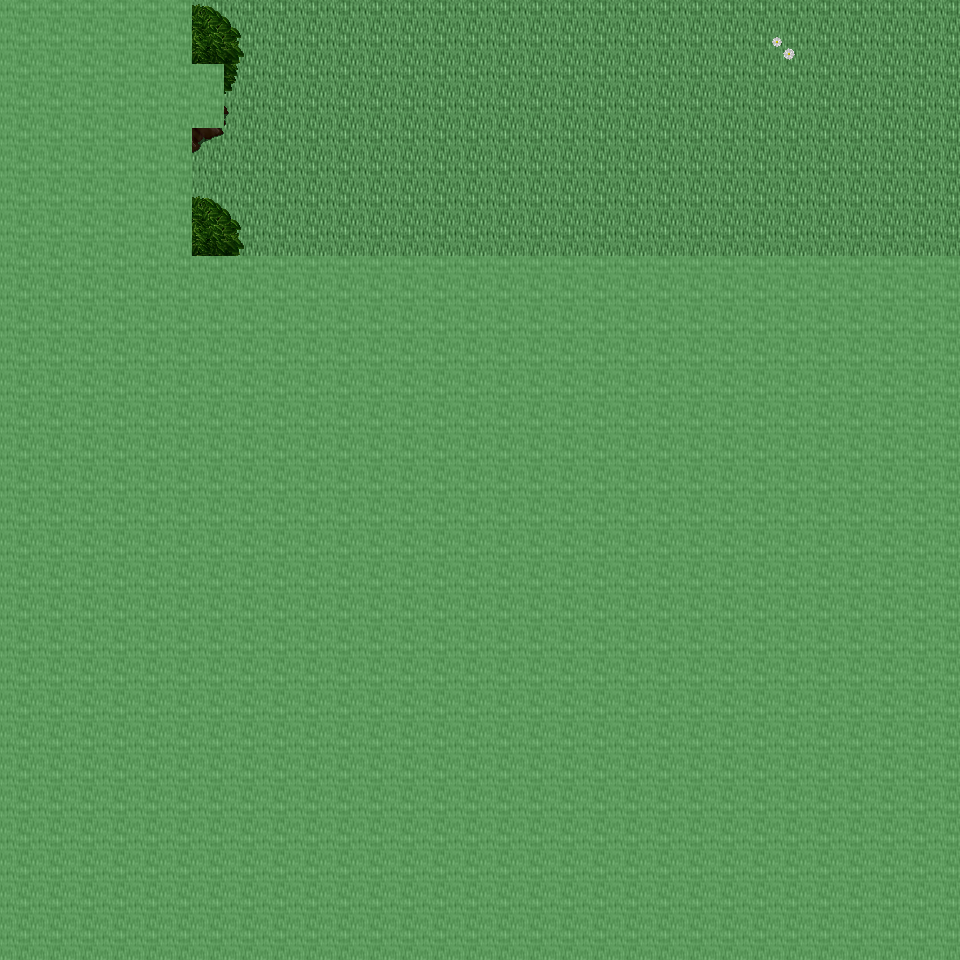

A level layout from a 2D game, rendered from its tile map. Below: a short description, then the map file with tile-grid data replaced by summaries:
An orthogonal 30x30 tile map with 32x32 px tiles, 6 tile layers (Ground, Object, Object2, Above, ...), 11 tilesets and 2 objects (2x mapchange).

<map version="1.0" orientation="orthogonal" renderorder="right-down" width="30" height="30" tilewidth="32" tileheight="32" nextobjectid="3">
  <tileset firstgid="1" name="tileset_ground_ground" tilewidth="32" tileheight="32" tilecount="33" columns="3">
    <image source="../drawable/tileset_ground_ground.png" width="96" height="352" />
  </tileset>
  <tileset firstgid="34" name="tileset_plant_flower_daisy_white" tilewidth="32" tileheight="32" tilecount="8" columns="2">
    <image source="../drawable/tileset_plant_flower_daisy_white.png" width="64" height="128" />
  </tileset>
  <tileset firstgid="42" name="tileset_plant_grasses" tilewidth="32" tileheight="32" tilecount="6" columns="3">
    <image source="../drawable/tileset_plant_grasses.png" width="96" height="64" />
  </tileset>
  <tileset firstgid="48" name="tileset_plant_flower_daisy_yellow" tilewidth="32" tileheight="32" tilecount="8" columns="2">
    <image source="../drawable/tileset_plant_flower_daisy_yellow.png" width="64" height="128" />
  </tileset>
  <tileset firstgid="56" name="tileset_plant_flower_daisy_blue" tilewidth="32" tileheight="32" tilecount="8" columns="2">
    <image source="../drawable/tileset_plant_flower_daisy_blue.png" width="64" height="128" />
  </tileset>
  <tileset firstgid="64" name="tileset_plant_flower_daisy_red" tilewidth="32" tileheight="32" tilecount="8" columns="2">
    <image source="../drawable/tileset_plant_flower_daisy_red.png" width="64" height="128" />
  </tileset>
  <tileset firstgid="72" name="tileset_plant_tree_tree_darkgreen" tilewidth="32" tileheight="32" tilecount="88" columns="8">
    <image source="../drawable/tileset_plant_tree_tree_darkgreen.png" width="256" height="352" />
  </tileset>
  <tileset firstgid="160" name="tileset_logic_collision" tilewidth="32" tileheight="32" tilecount="1" columns="1">
    <image source="../drawable/tileset_logic_collision.png" width="32" height="32" />
  </tileset>
  <tileset firstgid="161" name="tileset_ground_green_paving" tilewidth="32" tileheight="32" tilecount="18" columns="3">
    <image source="../drawable/tileset_ground_green_paving.png" width="96" height="192" />
  </tileset>
  <tileset firstgid="179" name="tileset_ground_water_swamp_water" tilewidth="32" tileheight="32" tilecount="33" columns="3">
    <image source="../drawable/tileset_ground_water_swamp_water.png" width="96" height="352" />
  </tileset>
  <tileset firstgid="212" name="tileset_plant_grasses_swamp" tilewidth="32" tileheight="32" tilecount="42" columns="6">
    <image source="../drawable/tileset_plant_grasses_swamp.png" width="192" height="224" />
  </tileset>
  <layer name="Ground" width="30" height="30">
    <data>[900 cells, 240 non-empty, 1 distinct tile ids]</data>
  </layer>
  <layer name="Object" width="30" height="30">
    <data>[900 cells, 1 non-empty, 1 distinct tile ids]</data>
  </layer>
  <layer name="Object2" width="30" height="30">
    <data>[900 cells, 13 non-empty, 11 distinct tile ids]</data>
  </layer>
  <layer name="Above" width="30" height="30">
    <data>[900 cells, 58 non-empty, 31 distinct tile ids]</data>
  </layer>
  <layer name="Above2" width="30" height="30">
    <data>[900 cells, 0 non-empty, 0 distinct tile ids]</data>
  </layer>
  <layer name="Walkable" width="30" height="30">
    <data>[900 cells, 710 non-empty, 1 distinct tile ids]</data>
  </layer>
  <objectgroup name="MapEvents">
    <object id="1" name="north" type="mapchange" x="192" y="0" width="768" height="32">
      <properties>
        <property name="map" value="0_ados_mountain_n2_w2_x1_y3" />
        <property name="place" value="south" />
      </properties>
    </object>
    <object id="2" name="east" type="mapchange" x="928" y="0" width="32" height="256">
      <properties>
        <property name="map" value="0_ados_mountain_n2_w2_x2_y4" />
        <property name="place" value="west" />
      </properties>
    </object>
  </objectgroup>
</map>
